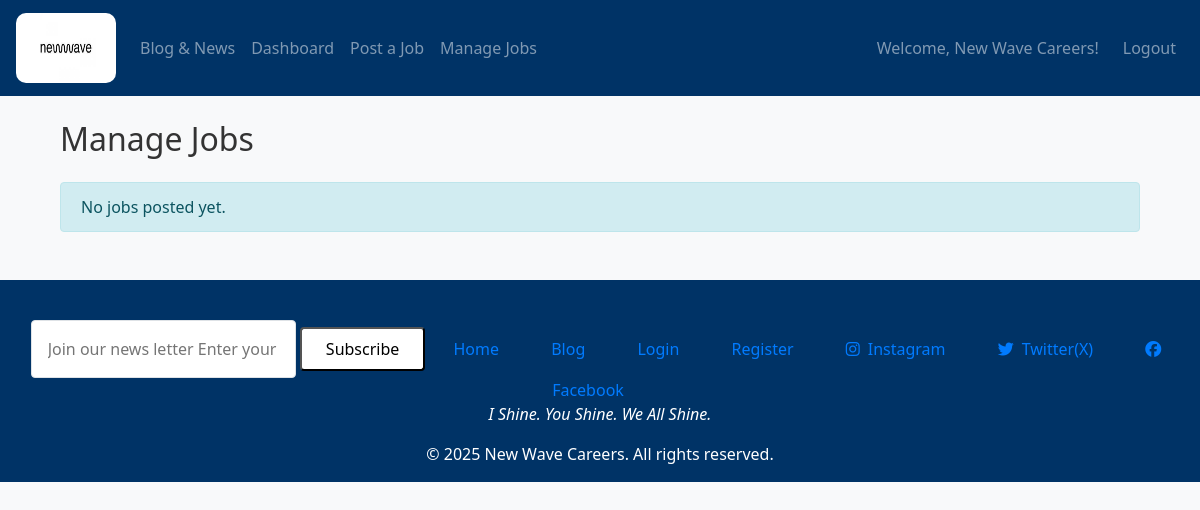
The page /manage_jobs (signed in) on the database as committed earlier.
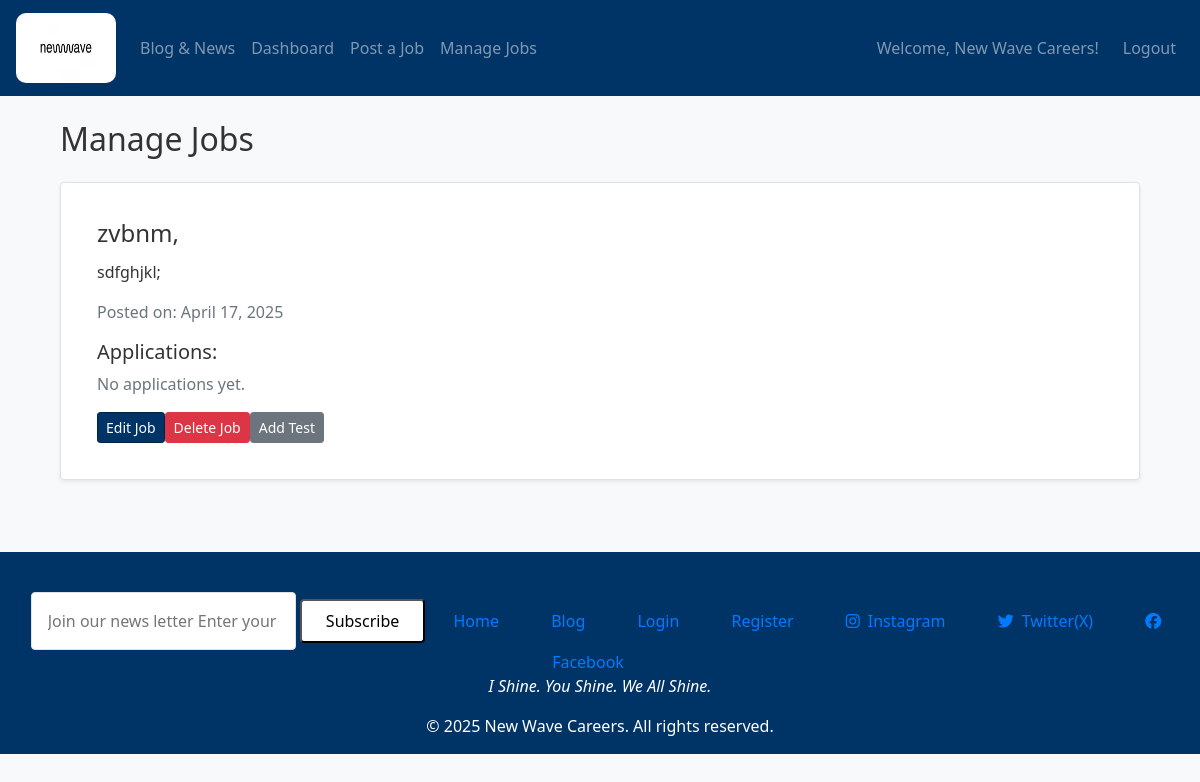
The same page on the database as committed later.
### models.py (models this page shows, shortened)
class User(db.Model, UserMixin):
    id = db.Column(db.Integer, primary_key=True)
    username = db.Column(db.String(100), unique=True, nullable=False)
    email = db.Column(db.String(150), unique=True, nullable=False, index=True)
    password = db.Column(db.String(200), nullable=False)
    is_admin = db.Column(db.Boolean, default=False)
    bio = db.Column(db.Text, nullable=True)
    location = db.Column(db.String(100), nullable=True)
    applications = db.relationship('Application', backref='user_applications', lazy=True)  # Link Applications
    role = db.Column(db.Enum(UserRole), nullable=False, default=UserRole.JOB_SEEKER)
    profile_image = db.Column(db.String(200), nullable=True, default='default.jpg')
    applications = db.relationship('Application', backref='applicant', lazy=True)
    saved_jobs = db.relationship('Job', secondary='saved_jobs', backref='saved_by', lazy='dynamic')

class Job(db.Model):
    id = db.Column(db.Integer, primary_key=True)
    title = db.Column(db.String(100), nullable=False)
    description = db.Column(db.Text, nullable=False)
    company = db.Column(db.String(100), nullable=False)
    location = db.Column(db.String(100), nullable=False)
    views = db.Column(db.Integer, default=0)
    date_posted = db.Column(db.DateTime, default=datetime.utcnow)
    applications = db.relationship('Application', backref='job_applications', lazy=True)
    user_id = db.Column(db.Integer, db.ForeignKey('user.id'), nullable=False)
    employer_id = db.Column(db.Integer, db.ForeignKey('user.id', name='fk_job_employer_id'), nullable=False)
    employer = db.relationship('User', foreign_keys=[employer_id], backref=db.backref('jobs', lazy=True))

### routes.py (the view)
@app.route('/manage_jobs')
@login_required
def manage_jobs():
    if current_user.role != UserRole.EMPLOYER:
        abort(403)
    jobs = Job.query.filter_by(employer_id=current_user.id).all()
    job_applications = {}
    for job in jobs:
        job_applications[job.id] = len(job.applications)  # assuming job.applications is a relationship
    return render_template('manage_jobs.html', jobs=jobs, job_applications=job_applications, UserRole=UserRole)

### app.py (called while the page is built)
@app.after_request
def add_header(response):
    response.headers["Cache-Control"] = "no-store, no-cache, must-revalidate, max-age=0"
    return response

### models.py (called while the page is built)
@login_manager.user_loader
def load_user(user_id):
    return User.query.get(int(user_id))

### templates/manage_jobs.html
{% extends "layout.html" %}
{% block content %}
<div class="container mt-4">
    <h2 class="mb-4">Manage Jobs</h2>
    {% if jobs %}
        <div class="row">
            {% for job in jobs %}
                <div class="col-md-12 mb-4">
                    <div class="card shadow-sm border rounded p-3">
                        <div class="card-body">
                            <h4 class="card-title">{{ job.title }}</h4>
                            <p class="card-text">{{ job.description }}</p>
                            <p class="text-muted">Posted on: {{ job.date_posted.strftime('%B %d, %Y') }}</p>
                            <div class="mt-3">
                                <h5>Applications:</h5>
                                {% if job_applications[job.id] %}
                                    <ul class="list-group mb-3">
                                        {% for application in job_applications[job.id] %}
                                            <li class="list-group-item">
                                                <strong>Applicant:</strong> {{ application.user.name }} <br>
                                                <strong>Applied on:</strong> {{ application.date_applied.strftime('%B %d, %Y') }}
                                            </li>
                                        {% endfor %}
                                    </ul>
                                {% else %}
                                    <p class="text-muted">No applications yet.</p>
                                {% endif %}
                            </div>
                            <div class="d-flex gap-2">
                                <a href="{{ url_for('edit_job', job_id=job.id) }}" class="btn btn-primary btn-sm">Edit Job</a>
                                <a href="{{ url_for('delete_job', job_id=job.id) }}" class="btn btn-danger btn-sm" onclick="return confirm('Are you sure you want to delete this job?');">Delete Job</a>
                                <a href="{{ url_for('add_test', job_id=job.id) }}" class="btn btn-secondary btn-sm">Add Test</a>
                            </div>
                        </div>
                    </div>
                </div>
            {% endfor %}
        </div>
    {% else %}
        <div class="alert alert-info">
            No jobs posted yet.
        </div>
    {% endif %}
</div>
{% endblock %}

### templates/layout.html (shortened to what this page needs)
<!DOCTYPE html>
<html lang="en">
<head>
  <link rel="stylesheet" href="https://cdnjs.cloudflare.com/ajax/libs/font-awesome/6.5.0/css/all.min.css" />
  <link rel="stylesheet" href="https://stackpath.bootstrapcdn.com/bootstrap/4.5.2/css/bootstrap.min.css">
  <link rel="stylesheet" href="static/style.css">
</head>
<body>
  <nav class="navbar navbar-expand-lg navbar-dark bg-primary">
    <a class="navbar-brand" href="{{ url_for('home') }}">
      <img src="/static/logo.jpg" alt="Logo" style="height: 70px; width: 100px; border-radius: 10px;">
    </a>
    <div class="collapse navbar-collapse" id="navbarContent">
      <ul class="navbar-nav mr-auto">
        {% if current_user.is_authenticated %}
          {% if current_user.role == UserRole.JOB_SEEKER %}
            <li class="nav-item"><a class="nav-link" href="{{ url_for('blog') }}">Blog & News</a></li>
            <li class="nav-item"><a class="nav-link" href="{{ url_for('dashboard') }}">Dashboard</a></li>
            <li class="nav-item"><a class="nav-link" href="{{ url_for('jobs') }}">Jobs</a></li>
            <li class="nav-item"><a class="nav-link" href="{{ url_for('notifications') }}">Notifications</a></li>
          {% elif current_user.role == UserRole.EMPLOYER %}
            <li class="nav-item"><a class="nav-link" href="{{ url_for('blog') }}">Blog & News</a></li>
            <li class="nav-item"><a class="nav-link" href="{{ url_for('employer_dashboard') }}">Dashboard</a></li>
            <li class="nav-item"><a class="nav-link" href="{{ url_for('post_job') }}">Post a Job</a></li>
            <li class="nav-item"><a class="nav-link" href="{{ url_for('manage_jobs') }}">Manage Jobs</a></li>
          {% endif %}
        {% else %}
          <li class="nav-item"><a class="nav-link" href="{{ url_for('blog') }}">Blog & News</a></li>
          <li class="nav-item"><a class="nav-link" href="{{ url_for('login') }}">Login</a></li>
          <li class="nav-item"><a class="nav-link" href="{{ url_for('register') }}">Register</a></li>
        {% endif %}
      </ul>
      {% if current_user.is_authenticated %}
        <span class="navbar-text">Welcome, {{ current_user.username }}!</span>
        <ul class="navbar-nav ml-3">
          <li class="nav-item"><a class="nav-link" href="{{ url_for('logout') }}">Logout</a></li>
        </ul>
      {% endif %}
    </div>
  </nav>
  <div class="container mt-4">
    {% block content %}{% endblock %}
  </div>
  <footer class="footer bg-primary text-white mt-5 py-3">
    <div class="max-w-7xl mx-auto px-6 grid grid-cols-1 md:grid-cols-4 gap-10">
      <div>
        <div class="flex flex-col text-right text-center space-y-3">
          <form action="#" method="POST" class="flex flex-col space-y-3">
            <input type="email" placeholder="Join our news letter Enter your email"
                   class="p-3 rounded bg-blue-800 border border-blue-700 text-blue-900 placeholder-gray-300 focus:outline-none focus:ring-2 focus:ring-blue-400">
            <button type="submit"
                    class="bg-white text-blue-900 font-semibold py-2 px-4 rounded hover:bg-gray-200 transition duration-300">
              Subscribe
            </button>
          <a href="{{ url_for('home') }}" class="bg-blue-700 hover:bg-blue-800 text-blue-900 px-4 py-2 rounded text-sm transition duration-300">Home</a>
          <a href="{{ url_for('blog') }}" class="bg-blue-700 hover:bg-blue-800 text-blue-900 px-4 py-2 rounded text-sm transition duration-300">Blog</a>
          <a href="{{ url_for('login') }}" class="bg-blue-700 hover:bg-blue-800 text-blue-900 px-4 py-2 rounded text-sm transition duration-300">Login</a>
          <a href="{{ url_for('register') }}" class="bg-blue-700 hover:bg-blue-800 text-blue-900 px-4 py-2 rounded text-sm transition duration-300">Register</a>
          <a href="https://instagram.com/newwavecareers" target="_blank" class="bg-blue-700 hover:bg-blue-800 flex items-center px-4 py-2 rounded transition duration-300">
            <i class="fab fa-instagram mr-2"></i>Instagram
          </a>
          <a href="https://twitter.com/newwavecareers" target="_blank" class="bg-blue-700 hover:bg-blue-800 flex items-center px-4 py-2 rounded transition duration-300">
            <i class="fab fa-twitter mr-2"></i>Twitter(X)
          </a>
          <a href="https://facebook.com/newwavecareers" target="_blank" class="bg-blue-700 hover:bg-blue-800 flex items-center px-4 py-2 rounded transition duration-300">
            <i class="fab fa-facebook mr-2"></i>Facebook
          </a>
        </div>
      </div>
    </div>
    <div class="mt-12 border-t border-blue-800 pt-6 text-center text-blue-900 text-sm text-gray-300">
      <p><em>I Shine. You Shine. We All Shine.</em></p>
      &copy; 2025 New Wave Careers. All rights reserved.
    </div>
  </footer>
</body>
</html>

### static/style.css (style rules this page uses)
:root { --main-blue: #003366; --dark-blue: #002244; }
.navbar.bg-primary, .footer.bg-primary { background-color: var(--main-blue) !important; }
.btn-primary { background-color: var(--main-blue); border-color: var(--dark-blue); }
body { background-color: #f8f9fa; color: #333; }
.container { margin-top: 20px; }
.footer { position: relative; bottom: 0; width: 100%; }
body { font-family: 'Segoe UI', sans-serif; }

Rows that differ between the two databases and show on the page:
added Job: title "zvbnm,", description "sdfghjkl;", date_posted "April 17, 2025", shows "No applications yet."
Other text that changed with them:
text no longer shown: "No jobs posted yet."
